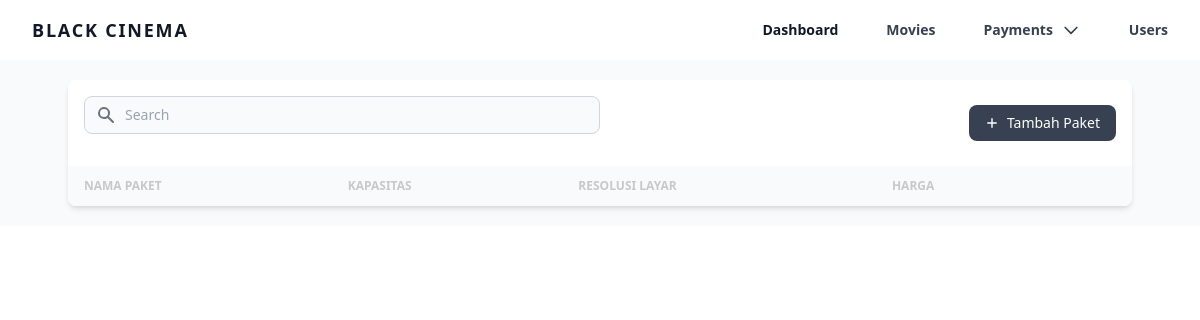
/app/admin/payment_plan (signed in), run on an earlier commit of the app's database.
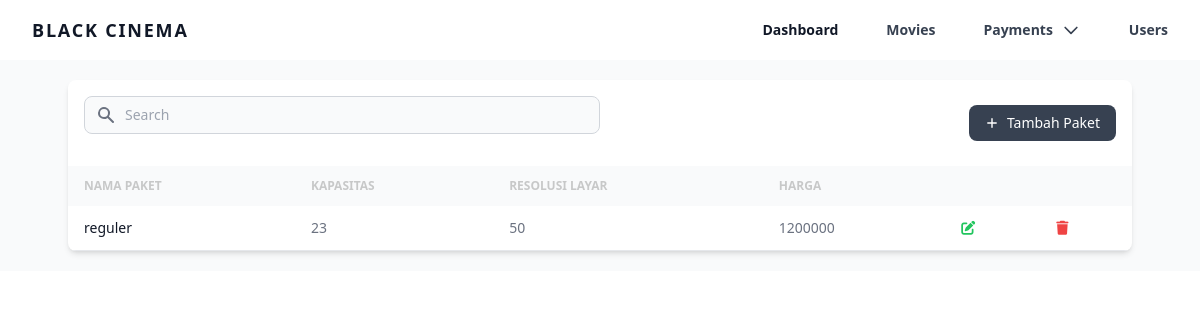
And on a later commit of the database.
### tables this page shows
CREATE TABLE `payment_plan` (
  `id` int NOT NULL,
  `packageName` varchar(255) DEFAULT NULL,
  `capacity` int DEFAULT NULL,
  `screenResolution` int DEFAULT NULL,
  `price` int DEFAULT NULL
);

### app/admin/pages/views/payment_plan.php (the view, shortened to what this page needs)
<?php
include "../../config/conn.php";
$query = mysqli_query($conn, "SELECT * FROM payment_plan");
?>
<section class="bg-gray-50 dark:bg-black p-3 sm:p-5">
    <div class="mx-auto max-w-screen-xl px-4 lg:px-12">
        <div class="bg-white dark:bg-white/10 relative shadow-md sm:rounded-lg overflow-hidden">
            <div class="flex flex-col md:flex-row items-center justify-between space-y-3 md:space-y-0 md:space-x-4 p-4">
                <div class="w-full md:w-1/2">
                    <form class="flex items-center">
                        <div class="relative w-full">
                            <div class="absolute inset-y-0 left-0 flex items-center pl-3 pointer-events-none">
                            </div>
                            <input type="text" id="simple-search" class="bg-gray-50 border border-gray-300 text-gray-900 text-sm rounded-lg focus:ring-gray-500 focus:border-gray-500 block w-full pl-10 p-2 dark:bg-black/20 dark:border-gray-600 dark:placeholder-gray-400 dark:text-white dark:focus:ring-gray-500 dark:focus:border-gray-500" placeholder="Search" required="">
                        </div>
                    </form>
                </div>
                <div class="w-full md:w-auto flex flex-col md:flex-row space-y-2 md:space-y-0 items-stretch md:items-center justify-end md:space-x-3 flex-shrink-0">
                    <button id="addBtn" type="button" class="flex items-center justify-center text-white bg-gray-700 hover:bg-gray-800 focus:ring-4 focus:ring-gray-300 font-medium rounded-lg text-sm px-4 py-2 dark:bg-gray-600 dark:hover:bg-gray-700 focus:outline-none dark:focus:ring-gray-800">
                        <svg class="h-3.5 w-3.5 mr-2" fill="currentColor" viewBox="0 0 20 20" xmlns="http://www.w3.org/2000/svg" aria-hidden="true">
                            <path clip-rule="evenodd" fill-rule="evenodd" d="M10 3a1 1 0 011 1v5h5a1 1 0 110 2h-5v5a1 1 0 11-2 0v-5H4a1 1 0 110-2h5V4a1 1 0 011-1z" />
                        </svg>
                        Tambah Paket
                    </button>
                </div>
            </div>
            <div class="overflow-x-auto">
                <table class="w-full text-sm text-left text-gray-500 dark:text-gray-400">
                    <thead class="text-xs text-black/20 uppercase bg-gray-50 dark:bg-black/20 dark:text-gray-400">
                        <tr>
                            <th scope="col" class="px-4 py-3">Nama Paket</th>
                            <th scope="col" class="px-4 py-3">Kapasitas</th>
                            <th scope="col" class="px-4 py-3">Resolusi Layar</th>
                            <th scope="col" class="px-4 py-3">Harga</th>
                            <th scope="col" colspan="2" class="px-4 py-3">
                            </th>
                        </tr>
                    </thead>
                    <tbody id="paymentList">
                        <?php
                        while ($row = mysqli_fetch_assoc($query)) {
                        ?>
                            <tr class="border-b dark:border-black/20">
                                <th scope="row" class="px-4 py-3 font-medium text-gray-900 whitespace-nowrap dark:text-white">
                                    <?= $row['packageName']; ?></th>
                                <td class="px-4 py-3"><span><?= $row['capacity']; ?></span></td>
                                <td class="px-4 py-3"><span><?= $row['screenResolution']; ?></span></td>
                                <td class="px-4 py-3"><span><?= $row['price']; ?></span></td>
                                <td class="px-4 py-3">
                                    <a href="edit_payment_plan?id=<?= $row['id']; ?>" class="text-green-600 hover:text-green-800">
                                        <i class="fa-solid fa-pen-to-square text-green-500"></i>
                                    </a>
                                </td>
                                <td class="px-4 py-3">
                                    <button class="text-red-600 hover:text-red-800" onclick="deletePaymentPlan(<?= $row['id']; ?>)"><i class="fa-solid fa-trash text-red-500"></i></button>
                                </td>
                            </tr>
                        <?php } ?>
                    </tbody>
                </table>
            </div>
        </div>
    </div>
</section>

### app/admin/home.php (shortened to what this page needs)
<html>
<head>
    <link rel="stylesheet" href="../../style/globals.css">
    <link rel="stylesheet" href="https://cdnjs.cloudflare.com/ajax/libs/font-awesome/6.5.2/css/all.min.css">
    <link rel="stylesheet" href="https://cdn.jsdelivr.net/npm/daterangepicker/daterangepicker.css">
</head>
<body class="bg-white text-black dark:bg-black dark:text-white">
    <div>
        <?php include "pages/navbar.php"; ?>
        <?php include "pages/content.php"; ?>
    </div>
    <script src="https://cdn.tailwindcss.com"></script>
</body>
</html>

### app/admin/pages/navbar.php (shortened to what this page needs)
<div class="w-full text-gray-700 bg-white dark:text-gray-200 dark:bg-white/10">
    <div class="flex flex-row justify-between px-4 w-full md:flex-row md:items-center md:justify-between md:px-4">
        <div class="p-4 flex flex-row items-center justify-between">
            <a href="home.php" class="text-lg font-semibold tracking-widest text-gray-900 uppercase rounded-lg dark:text-white focus:outline-none focus:shadow-outline">Black Cinema</a>
        </div>
        <nav id="mobileMenu" class="flex-col flex-grow pb-4 md:pb-0 hidden md:flex md:justify-end md:flex-row">
            <a id="dashboardLink" class="nav-link px-4 py-2 mt-2 text-sm font-semibold text-gray-900 rounded-lg dark:text-white dark:hover:bg-gray-600 dark:focus:bg-gray-600 dark:focus:text-white dark:hover:text-white dark:text-gray-200 md:mt-0 hover:text-gray-900 focus:text-gray-900 hover:bg-gray-200 focus:bg-gray-200 focus:outline-none focus:shadow-outline" href="dashboard">
                Dashboard
            </a>
            <a id="moviesLink" class="nav-link px-4 py-2 mt-2 text-sm font-semibold bg-transparent rounded-lg dark:bg-transparent dark:hover:bg-gray-600 dark:focus:bg-gray-600 dark:focus:text-white dark:hover:text-white dark:text-gray-200 md:mt-0 md:ml-4 hover:text-gray-900 focus:text-gray-900 hover:bg-gray-200 focus:bg-gray-200 focus:outline-none focus:shadow-outline" href="movies">
                Movies
            </a>
            <button id="paymentsLink" class="nav-link flex flex-row w-auto px-4 py-2 mt-2 text-sm font-semibold bg-transparent rounded-lg dark:bg-transparent dark:hover:bg-gray-600 dark:focus:bg-gray-600 dark:focus:text-white dark:hover:text-white dark:text-gray-200 md:mt-0 md:ml-4 hover:text-gray-900 focus:text-gray-900 hover:bg-gray-200 focus:bg-gray-200 focus:outline-none focus:shadow-outline">
                <span>Payments</span>
                <svg class="h-5 w-5 ml-2" fill="none" viewBox="0 0 24 24" stroke="currentColor">
                    <path stroke-linecap="round" stroke-linejoin="round" stroke-width="2" d="M19 9l-7 7-7-7"></path>
                </svg>
            </button>
            <a id="usersLink" class="nav-link px-4 py-2 mt-2 text-sm font-semibold bg-transparent rounded-lg dark:bg-transparent dark:hover:bg-gray-600 dark:focus:bg-gray-600 dark:focus:text-white dark:hover:text-white dark:text-gray-200 md:mt-0 md:ml-4 hover:text-gray-900 focus:text-gray-900 hover:bg-gray-200 focus:bg-gray-200 focus:outline-none focus:shadow-outline" href="users">
                Users
            </a>
        </nav>
    </div>
</div>

### app/admin/pages/content.php
<?php
if (!empty($_GET["module"])) {
    include_once($_GET["module"] . ".php");
} else {
    include "dashboard.php";
}

What changed in the data, as far as the page shows it:
added payment_plan: packageName "reguler", capacity "23", screenResolution "50", price "1200000"
